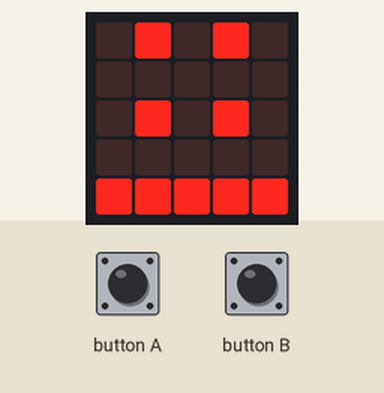
Recording of a program running on a simulated BBC micro:bit running MicroPython. Parts: the board's 5×5 LED display. Inputs (shaded band) come from the test bench.

Above: at 1.2 s.
1.3 s: button A pressed for 1.2 s
At 2.6 s:
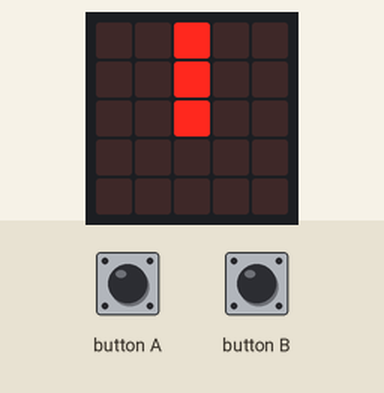
5.1 s: button A pressed for 3.2 s
At 8.9 s:
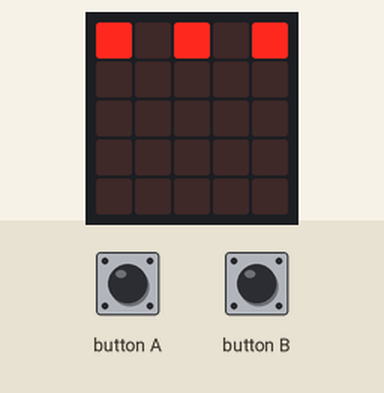
9.8 s: button B pressed for 1.2 s
At 12.1 s:
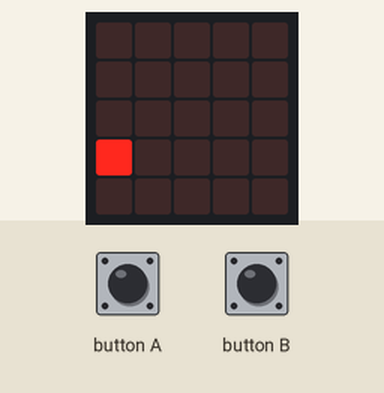
12.5 s: button B pressed for 1.2 s
At 13.5 s:
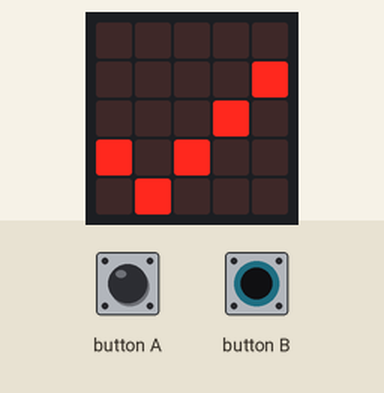
21.9 s: button A held down
At 23.12 s:
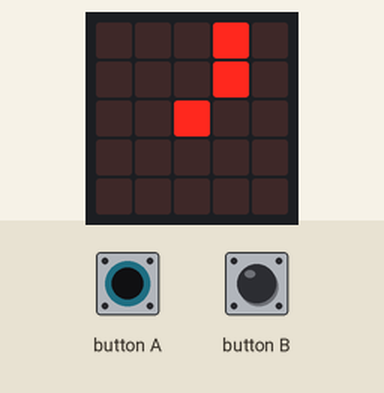
26.0 s: button B pressed for 3.2 s
At 32.76 s:
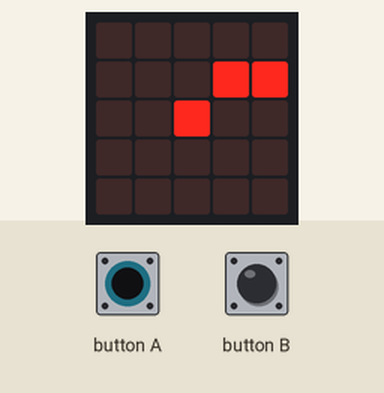

The program:

main.py
```python
from microbit import *
from utime import sleep_ms


sec_LEDs = [[4, 4], [3, 4], [2, 4], [1, 4], [0, 4], [0, 3]]
min_LEDs = [[4, 2], [3, 2], [2, 2], [1, 2], [0, 2], [0, 1]]
hr_LEDs = [[4, 0], [3, 0], [2, 0], [1, 0], [0, 0]]

hr = 10
mn = 10
s = 30
menu = 0


def contrain(value, max_value):
    if(value > max_value):
        return 0
    else:
        return value


def set_value(tmp, value_max):
    if(button_a.is_pressed() == True):
        tmp += 1
        sleep_ms(100)
    tmp = contrain(tmp, value_max)
    return tmp


def time_tick():
    global hr, mn, s

    s += 1
    if(s > 59):
        s = 0
        mn += 1
    if(mn > 59):
        mn = 0
        hr += 1
    if(hr > 23):
        hr = 0


def display_binary_data(value, num_of_bits, LEDs):
    temp = value
    for i in range(0, num_of_bits):
        bit_value = (temp % 2)
        display.set_pixel(LEDs[i][0], LEDs[i][1], int(bit_value * 9))
        temp = int(temp / 2)


def display_time():
    global hr, mn, s
    display_binary_data(s, 6, sec_LEDs)
    display_binary_data(mn, 6, min_LEDs)
    display_binary_data(hr, 5, hr_LEDs)


def clock():
    global menu
    if(button_a.is_pressed() == True):
        sleep_ms(400)
        if(button_a.is_pressed() == True):
            display.show(Image.ALL_CLOCKS)
            menu = 1
            display.clear()
            while(True):
                set_time()
                if(menu == 4):
                    menu = 0
                    display.show(Image.YES)
                    sleep_ms(2000)
                    display.clear()
                    break
    else:
        display_time()
        time_tick()
        sleep_ms(1000)


def set_time():
    global hr, mn, s, menu

    if(button_b.is_pressed() == True):
        sleep_ms(200)
        if(button_b.is_pressed() == True):
            menu += 1
            display.clear()
            sleep_ms(400)

    if(menu == 1):
        hr = set_value(hr, 23)
        display_binary_data(hr, 5, hr_LEDs)
    elif(menu == 2):
        mn = set_value(mn, 59)
        display_binary_data(mn, 6, min_LEDs)
    elif(menu == 3):
        s = set_value(s, 59)
        display_binary_data(s, 6, sec_LEDs)


display.clear()


while True:
    clock()
    
```

Measured:
- after the input at 1.3 s, the display: changes after 1.1 s (image 1)
- after the input at 5.1 s, the display: first differs from a run without the input after 2.1 s (image 2 shows a later state)
- after the input at 9.8 s, the display: first changes after 0.20 s (image 3 shows a later state)
- after the input at 12.5 s, the display: first changes after 0.20 s (image 4 shows a later state)
- after the input at 21.9 s, the display: first changes after 0.62 s (image 5 shows a later state)
- what the display in image 5 shows lasts 0.4 s, from 22.9 s to 23.3 s
